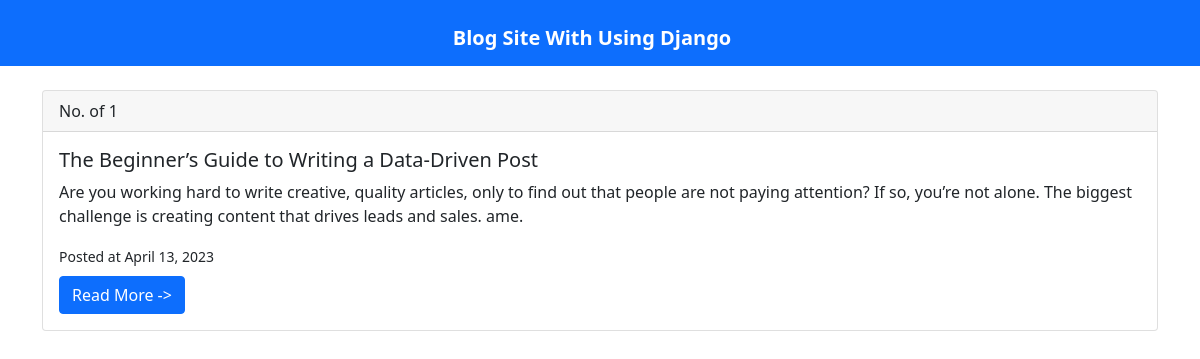
Screenshot of /blog/ with the database file from the repository.
### Blog/models.py (models this page shows)
class Post(models.Model):
	title = models.CharField(max_length=255)
	slug = models.SlugField(max_length=50)
	intro = models.TextField()
	body = models.TextField()
	date_added = models.DateField(auto_now_add=True)
	class Meta:
		ordering = ['-date_added']

### Blog/views.py (the view)
# urls.py: path('/', views.index,name="home"),
def index(request):
	posts = Post.objects.all()
	return render(request, 'blog/index.html', {'posts': posts})

### Blog/templates/blog/index.html (shortened to what this page needs)
{% extends 'blog/base.html' %}
{% block content %}
<div class="container">
{%for post in posts %}
<div class="card mt-4">
  <div class="card-header">
  	No. of {{post.id}}
  </div>
  <div class="card-body">
    <h5 class="card-title"> {{ post.title }} </h5>
    <p class="card-text">{{post.intro}}</p>
    <small>Posted at {{ post.date_added }}</small><br>
    <a href="{% url 'blog_detail' post.slug %}" class="btn btn-primary mt-2">Read More -></a>
  </div>
</div>
{% endfor%}
</div>
{% endblock%}

### Blog/templates/blog/base.html (shortened to what this page needs)
<!doctype html>
<html lang="en">
  <head>
    <link href="https://cdn.jsdelivr.net/npm/bootstrap@5.1.3/dist/css/bootstrap.min.css" rel="stylesheet">
    <link href="https://maxcdn.bootstrapcdn.com/font-awesome/4.3.0/css/font-awesome.min.css" rel="stylesheet">
  </head>
  <body>
<nav class="navbar navbar-expand-lg sticky-top navbar-dark bg-primary">
  <div class="navbar-header">
    <a class="navbar-brand" href="{% url 'home'%}"><b>Blog Site With Using Django</b></a>
  </div>
</nav>
{% block content %} {% endblock %}
</body>
</html>

### Blog/templates/blog/base.html (style rules this page uses)
.navbar-header { float: left; padding: 15px; text-align: center; width: 100%; height: 50px; }
.navbar-brand { float:none; }

### rows the page displays
Post: id "1", title "The Beginner’s Guide to Writing a Data-Driven Post", intro "Are you working hard to write creative, quality articles, only to find out that people are not paying attention? If so, you’re not alone. The biggest challenge is creating content that drives leads and sales. ame.", date_added "April 13, 2023"
